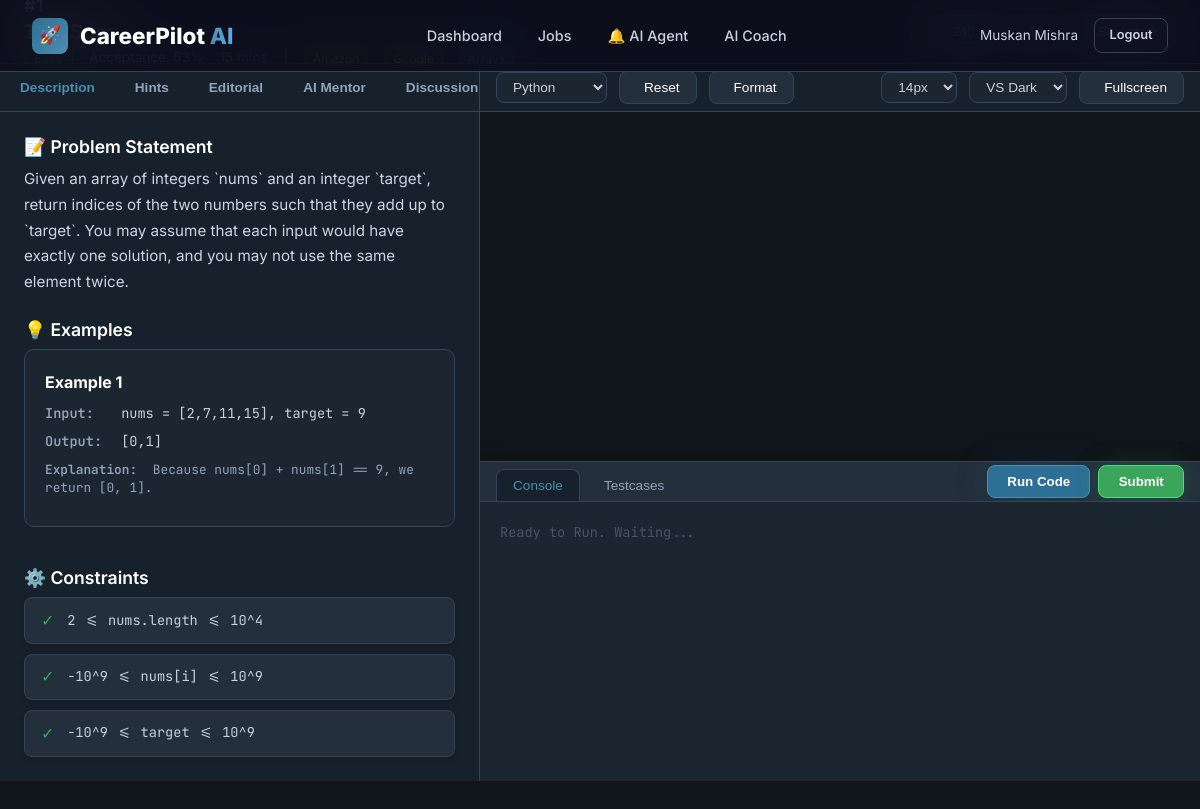
Before: /problem_solving/problem/1 (signed in) with the older database file.
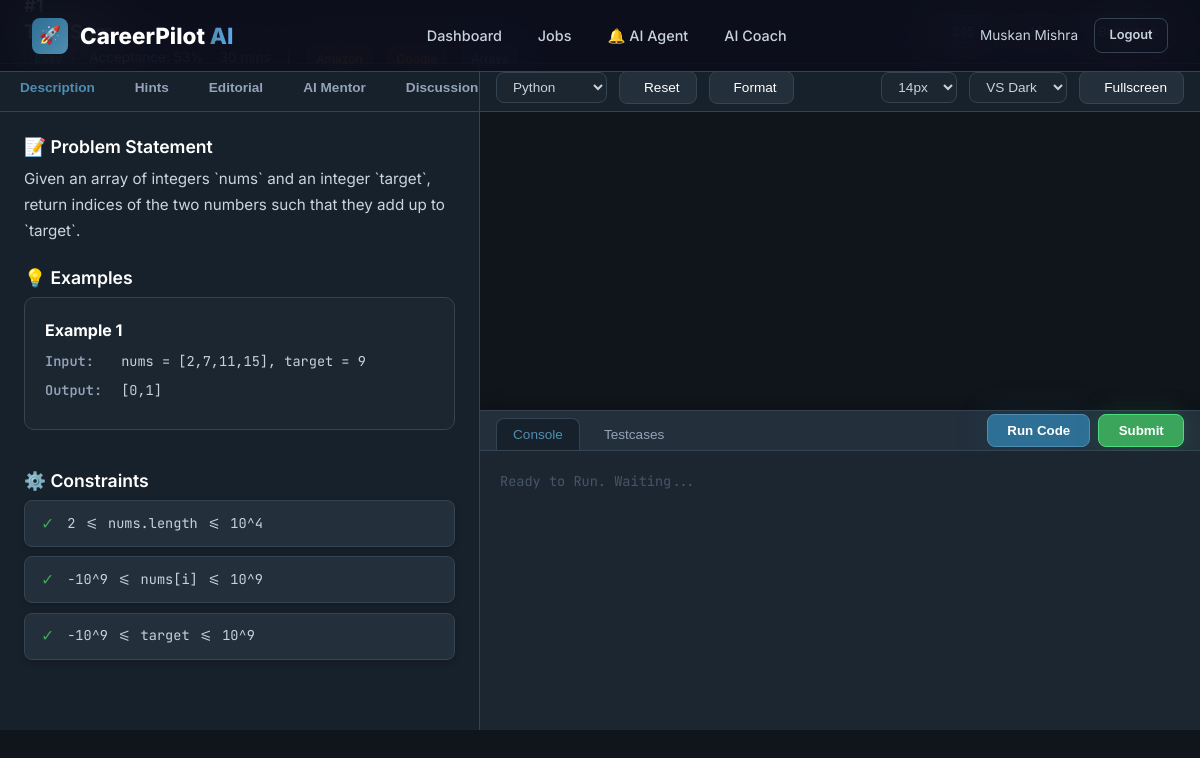
After: the same page with the newer database file.
### tables this page shows
CREATE TABLE problems (
                id INTEGER PRIMARY KEY AUTOINCREMENT,
                title TEXT NOT NULL,
                difficulty TEXT NOT NULL, -- Easy, Medium, Hard, Interview, Contest
                topic TEXT NOT NULL,      -- Arrays, Strings, DP, Trees, Graphs, etc
                subtopics TEXT,           -- Comma separated tags
                companies TEXT,           -- Comma separated company names
                constraints TEXT,
                description TEXT NOT NULL,
                examples TEXT,            -- JSON array of example inputs/outputs
                hints TEXT,               -- JSON array of hints (1 to 5)
                editorial TEXT,
                starter_code TEXT,        -- JSON mapping language to starter code
                tags TEXT,
                premium INTEGER DEFAULT 0,
                estimated_time INTEGER DEFAULT 30, -- in minutes
                created_at TEXT DEFAULT CURRENT_TIMESTAMP
            );

### backend/routes/problem_solving.py (the view)
@problem_solving_bp.route('/problem/<int:problem_id>')
@login_required
def problem_detail(problem_id: int):
    user_id = session.get('user_id')
    problem = ProblemService.get_problem_by_id(problem_id)
    if not problem:
        return redirect(url_for('problem_solving.index'))
    hints_used = ProblemService.get_hints_used(user_id, problem_id)
    submissions = execute_one(
        "SELECT * FROM problem_submissions WHERE user_id = ? AND problem_id = ? ORDER BY created_at DESC LIMIT 1",
        (user_id, problem_id)
    )
    return render_template(
        'problem_solving/editor.html',
        problem=problem,
        hints_used=hints_used,
        last_submission=submissions
    )

### templates/problem_solving/editor.html (shortened to what this page needs)
{% extends "base.html" %}
{% block extra_css %}
<link rel="stylesheet" href="{{ url_for('static', filename='css/problem_solving.css') }}">
{% endblock %}
{% block content %}
<div class="ide-workspace">
    <header class="ide-topbar">
        <div class="ide-title-section">
            <div class="ide-problem-title-row">
                <span class="ide-problem-number">#{{ problem.id }}</span>
                <h1 class="ide-problem-title">{{ problem.title }}</h1>
            </div>
            <div class="topbar-meta">
                <span class="badge-difficulty {{ problem.difficulty.lower() }}">{{ problem.difficulty }}</span>
                <span> Acceptance: 53%</span>
                <span> {{ problem.estimated_time }} mins</span>
                <span class="meta-divider">|</span>
                <span class="company-chip"> Amazon</span>
                <span class="company-chip"> Google</span>
                <span class="topic-chip"> {{ problem.topic }}</span>
            </div>
        </div>
        <div style="display:flex; gap: 0.75rem; align-items:center;">
            <button class="btn-premium" onclick="vote(1)"> 245</button>
            <button class="btn-premium" onclick="vote(-1)"> 12</button>
            <button class="btn-premium" onclick="toggleBookmark()" id="bookmarkBtn"> Bookmark</button>
        </div>
    </header>
    <div class="ide-body">
        <div class="ide-left-pane">
            <div class="tab-container">
                <div class="tab-list">
                    <button class="tab-btn active" onclick="switchLeftTab(this, 'description')">Description</button>
                    <button class="tab-btn" onclick="switchLeftTab(this, 'hints')">Hints</button>
                    <button class="tab-btn" onclick="switchLeftTab(this, 'editorial')">Editorial</button>
                    <button class="tab-btn" onclick="switchLeftTab(this, 'ai-mentor')">AI Mentor</button>
                    <button class="tab-btn" onclick="switchLeftTab(this, 'discussion')">Discussion</button>
                </div>
            </div>
            <div class="pane-content-area" id="pane-description">
                <div class="premium-content-card">
                    <h3 class="card-title">📝 Problem Statement</h3>
                    <div class="problem-description" style="font-size: 0.95rem; line-height: 1.7; color: #cbd5e1;">
                        {{ problem.description | safe }}
                    </div>
                </div>
                {% if problem.examples %}
                    <div class="premium-content-card">
                        <h3 class="card-title">💡 Examples</h3>
                        {% for ex in problem.examples %}
                            <div class="example-box">
                                <div class="example-header" style="margin-bottom: 0.5rem; font-weight: 700; color: var(--text-primary);">
                                    <span>Example {{ loop.index }}</span>
                                </div>
                                <div class="example-line"><strong>Input:</strong> {{ ex.input }}</div>
                                <div class="example-line"><strong>Output:</strong> {{ ex.output }}</div>
                                {% if ex.explanation %}
                                    <div class="example-line" style="color: #94a3b8; font-size: 0.8rem; margin-top: 0.5rem;"><strong>Explanation:</strong> {{ ex.explanation }}</div>
                                {% endif %}
                            </div>
                        {% endfor %}
                    </div>
                {% endif %}
                {% if problem.constraints %}
                    <div class="premium-content-card">
                        <h3 class="card-title">⚙️ Constraints</h3>
                        <div class="constraint-badge-list">
                            {% for constraint in problem.constraints.split('\n') %}
                                {% if constraint.strip() %}
                                    <div class="constraint-badge">
                                        <span class="check">✓</span> {{ constraint }}
                                    </div>
                                {% endif %}
                            {% endfor %}
                        </div>
                    </div>
                {% endif %}
            </div>
        </div>
        <div class="ide-right-pane">
            <div class="editor-toolbar">
                <div class="editor-toolbar-left">
                    <select id="languageSelect" class="editor-select" onchange="changeLanguage()">
                        <option value="python">Python</option>
                    </select>
                    <button class="btn-premium" onclick="resetStarterCode()"> Reset</button>
                    <button class="btn-premium" onclick="formatCode()"> Format</button>
                </div>
                <div class="editor-toolbar-right">
                    <select id="fontSizeSelect" class="editor-select" onchange="changeFontSize()">
                        <option value="14" selected>14px</option>
                    </select>
                    <select id="themeSelect" class="editor-select" onchange="changeTheme()">
                        <option value="vs-dark" selected>VS Dark</option>
                    </select>
                    <button class="btn-premium" onclick="toggleFullscreen()"> Fullscreen</button>
                </div>
            </div>
            <div class="editor-area">
                <div id="monaco-editor-container" style="width:100%; height:100%;"></div>
            </div>
            <div class="terminal-panel">
                <div class="terminal-header">
                    <div class="terminal-tabs">
                        <button class="terminal-tab-btn active" onclick="switchTerminalTab(this, 'console')">Console</button>
                        <button class="terminal-tab-btn" onclick="switchTerminalTab(this, 'testcases')">Testcases</button>
                    </div>
                    <div style="display:flex; gap: 0.5rem;">
                        <button class="btn-primary-glow" onclick="runCode()"> Run Code</button>
                        <button class="btn-success-glow" onclick="submitCode()"> Submit</button>
                    </div>
                </div>
                <div class="terminal-body" id="consoleBody">
                    <span style="color: #475569;">Ready to Run. Waiting...</span>
                </div>
            </div>
        </div>
    </div>
</div>
{% endblock %}

### templates/base.html (shortened to what this page needs)
<!DOCTYPE html>
<html lang="en">
<head>
    <link href="https://unpkg.com/aos@2.3.1/dist/aos.css" rel="stylesheet">
    <link rel="stylesheet" href="{{ url_for('static', filename='css/main.css') }}">
    <link rel="stylesheet" href="{{ url_for('static', filename='css/components.css') }}">
    <link rel="stylesheet" href="{{ url_for('static', filename='css/dashboard.css') }}">
    <link rel="stylesheet" href="{{ url_for('static', filename='css/pages.css') }}">
    <link rel="stylesheet" href="{{ url_for('static', filename='css/animations.css') }}">
    {% block extra_css %}{% endblock %}
</head>
<body>
    {% block body %}
    {% block navbar %}
    <nav class="navbar" id="mainNavbar">
        <a href="{{ url_for('home') }}" class="navbar-brand">
            <div class="brand-icon">🚀</div>
            <span>CareerPilot <span class="text-gradient">AI</span></span>
        </a>
        {% if not current_user.is_authenticated %}
        <ul class="navbar-nav">
            <li><a href="{{ url_for('home') }}#features" class="nav-link">Features</a></li>
            <li><a href="{{ url_for('home') }}#showcase" class="nav-link">AI Showcase</a></li>
            <li><a href="{{ url_for('home') }}#testimonials" class="nav-link">Testimonials</a></li>
        </ul>
        <div class="navbar-actions">
            <a href="{{ url_for('auth.login') }}" class="btn btn-ghost">Log In</a>
            <a href="{{ url_for('auth.register') }}" class="btn btn-primary">Get Started</a>
        </div>
        {% else %}
        <ul class="navbar-nav">
            <li><a href="{{ url_for('dashboard.index') }}" class="nav-link">Dashboard</a></li>
            <li><a href="{{ url_for('jobs.index') }}" class="nav-link">Jobs</a></li>
            <li><a href="{{ url_for('notifications.index') }}" class="nav-link" style="position:relative;">
                🔔 AI Agent
            </a></li>
            <li><a href="{{ url_for('chat.index') }}" class="nav-link">AI Coach</a></li>
        </ul>
        <div class="navbar-actions">
            <span style="color: var(--text-secondary); font-size: 0.85rem;">{{ current_user.full_name }}</span>
            <a href="{{ url_for('auth.logout') }}" class="btn btn-ghost btn-sm">Logout</a>
        </div>
        {% endif %}
    </nav>
    {% endblock %}
    {% block content %}{% endblock %}
    {% endblock %}
</body>
</html>

Changed rows visible on the page:
changed problems "Two Sum": description "…add up to `target`. You may assume that each input would have exactly one solution, and you may not use the same element twice." → "Given an array of integers `nums` and an integer `target`, return indices of the two numbers such that they add up to `target`."
Other visible differences:
new list line: "Example 1 Input: nums = [2,7,11,15], target = 9 Output: [0,1]"
list line gone: "Example 1 Input: nums = [2,7,11,15], target = 9 Output: [0,1] Explanation: Because nums[0] + nums[1] == 9, we return [0, 1]."
